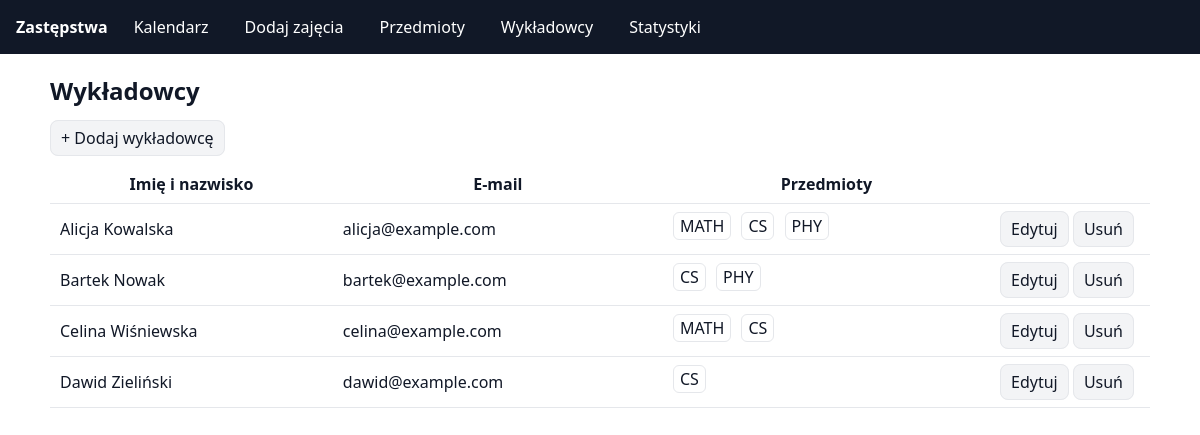
Page /lecturers/ on the committed database.
### zastepstwa/models.py (models this page shows, shortened)
class Lecturer(models.Model):
    first_name = models.CharField(max_length=80)
    last_name = models.CharField(max_length=80)
    email = models.EmailField(blank=True)
    qualifications = models.ManyToManyField(
        Qualification, blank=True, related_name="lecturers"
    )
    subjects = models.ManyToManyField(Subject, blank=True, related_name="lecturers")
    max_substitutions_per_week = models.IntegerField(default=3)
    max_hours_per_week = models.FloatField(default=20.0)

class Subject(models.Model):
    code = models.CharField(max_length=20, unique=True)
    name = models.CharField(max_length=120)
    required_qualifications = models.ManyToManyField(
        Qualification, blank=True, related_name="subjects_required_for"
    )

### zastepstwa/views.py (the view)
# urls.py: path("lecturers/", views.lecturers_list, name="lecturers_list"),
def lecturers_list(request):
    lecturers = Lecturer.objects.prefetch_related("subjects").order_by("last_name", "first_name")
    return render(request, "zastepstwa/lecturers_list.html", {"lecturers": lecturers})

### zastepstwa/templates/zastepstwa/lecturers_list.html
{% extends 'zastepstwa/base.html' %}
{% block content %}
<h2>Wykładowcy</h2>
<p><a class="btn" href="{% url 'zastepstwa:lecturer_new' %}">+ Dodaj wykładowcę</a></p>
<table class="full">
  <thead>
    <tr>
      <th>Imię i nazwisko</th>
      <th>E-mail</th>
      <th>Przedmioty</th>
      <th style="width:140px;"></th>
    </tr>
  </thead>
  <tbody>
    {% for l in lecturers %}
      <tr>
        <td>{{ l.first_name }} {{ l.last_name }}</td>
        <td>{{ l.email }}</td>
        <td>
          {% for s in l.subjects.all %}
            <span style="display:inline-block; margin:0 6px 6px 0; padding:2px 6px; border:1px solid #e5e7eb; border-radius:6px;">
              {{ s.code }}
            </span>
          {% empty %}—{% endfor %}
        </td>
        <td>
          <a class="btn" href="{% url 'zastepstwa:lecturer_edit' l.id %}">Edytuj</a>
          <a class="btn" href="{% url 'zastepstwa:lecturer_delete' l.id %}">Usuń</a>
        </td>
      </tr>
    {% endfor %}
  </tbody>
</table>
{% endblock %}

### zastepstwa/templates/zastepstwa/base.html (shortened to what this page needs)
<!DOCTYPE html>
<html lang="pl">
  <head>
    <link href="https://unpkg.com/@fullcalendar/core@6.1.11/index.global.min.css" rel="stylesheet">
  </head>
  <body>
    <header>
      <strong>Zastępstwa</strong>
      <a href="{% url 'zastepstwa:calendar' %}">Kalendarz</a>
      <a href="{% url 'zastepstwa:session_create' %}">Dodaj zajęcia</a>
      <a href="{% url 'zastepstwa:subjects_list' %}">Przedmioty</a>
      <a href="{% url 'zastepstwa:lecturers_list' %}">Wykładowcy</a>
      <a href="{% url 'zastepstwa:stats' %}">Statystyki</a>
    </header>
    <div class="container">
      {% block content %}{% endblock %}
    </div>
  </body>
</html>

### zastepstwa/templates/zastepstwa/base.html (style rules this page uses)
body { font-family: system-ui, -apple-system, Segoe UI, Roboto, Arial, sans-serif; margin:0; color:#111827; }
header { background:#111827; color:white; padding:10px 16px; display:flex; gap:16px; align-items:center; }
header a { color:white; text-decoration:none; padding:6px 10px; border-radius:8px; }
.container { max-width:1100px; margin: 16px auto; padding: 0 12px; }
.btn { padding: 6px 10px; border-radius: 8px; border: 1px solid #e5e7eb; background: #f3f4f6; cursor: pointer; text-decoration:none; color:inherit; }
table.full { width:100%; border-collapse: collapse; }
table.full th, table.full td { padding:8px 10px; border-bottom:1px solid #e5e7eb; }

### rows in the picture
Lecturer: first_name "Alicja", last_name "Kowalska", email "alicja@example.com"
Subject: code "MATH"
Subject: code "CS"
Subject: code "PHY"
Lecturer: first_name "Bartek", last_name "Nowak", email "bartek@example.com"
Lecturer: first_name "Celina", last_name "Wiśniewska", email "celina@example.com"
Lecturer: first_name "Dawid", last_name "Zieliński", email "dawid@example.com"
